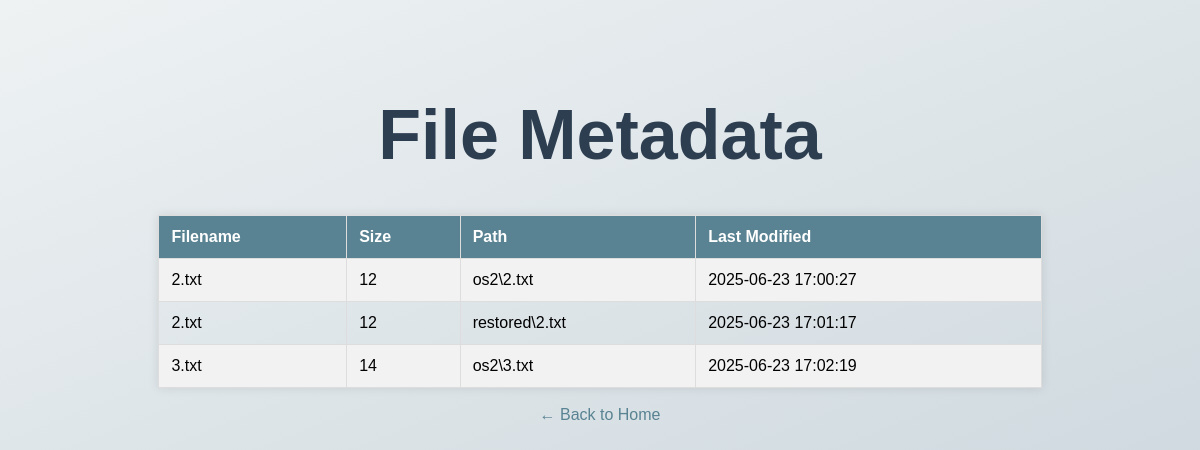
Screenshot of /metadata with the database file from the repository.
### tables this page shows
CREATE TABLE file_metadata (
    id INTEGER PRIMARY KEY AUTOINCREMENT,
    path TEXT NOT NULL UNIQUE,
    name TEXT NOT NULL,
    size INTEGER,
    created_at TIMESTAMP DEFAULT (datetime('now', '+5 hours', '+30 minutes')),
    updated_at TIMESTAMP DEFAULT (datetime('now', '+5 hours', '+30 minutes')),
    last_modified INTEGER
);

### app.py (the view)
@app.route('/metadata')
def metadata_page():
    try:
        metadata = fetch_metadata()
    except Exception as e:
        metadata = [f"Error fetching metadata: {str(e)}"]
    return render_template('metadata.html', metadata=metadata)

### check_metadata.py (called while the page is built)
def fetch_metadata():
    with get_connection() as conn:
        cursor = conn.cursor()
        cursor.execute('SELECT name, size, path, last_modified FROM file_metadata')
        rows = cursor.fetchall()
    metadata = []
    for name, size, path, last_modified in rows:
        readable_date = (
            datetime.fromtimestamp(last_modified).strftime('%Y-%m-%d %H:%M:%S')
            if last_modified else 'N/A'
        )
        metadata.append({
            'name': name,
            'size': size,
            'path': path,
            'last_modified': readable_date
        })
    return metadata

### metadata/db.py (called while the page is built)
def get_connection():
    return sqlite3.connect(DB_FILE)

### templates/metadata.html (shortened to what this page needs)
<!DOCTYPE html>
<html lang="en">
<head>
</head>
<body>
  <h1> File Metadata</h1>
  <table>
    <tr>
      <th>Filename</th>
      <th>Size</th>
      <th>Path</th>
      <th>Last Modified</th>
    </tr>
    {% for file in metadata %}
        <tr>
            <td>{{ file.name }}</td>
            <td>{{ file.size }}</td>
            <td>{{ file.path }}</td>
            <td>{{ file.last_modified }}</td>
        </tr>
        {% endfor %}
  </table>
  <br>
  <a href="/">&larr; Back to Home</a>
</body>
</html>

### templates/metadata.html (style rules this page uses)
body { font-family: Arial, sans-serif; background: linear-gradient(to bottom right, #eef2f3, #cfd9df); padding: 40px; text-align: center; }
h1 { font-size: 70px; margin-bottom: 40px; color: #2c3e50; }
table { width: 80%; margin: 0 auto; border-collapse: collapse; box-shadow: 0 0 10px rgba(0,0,0,0.1); }
th, td { padding: 12px; border: 1px solid #ddd; text-align: left; }
th { background-color: #598392; color: white; }
tr:nth-child(even) { background-color: #f2f2f2; }
a { color: #598392; text-decoration: none; }

### rows the page displays
file_metadata: name "2.txt", size "12", path "os2\\2.txt", last_modified "2025-06-23 17:00:27"
file_metadata: name "2.txt", size "12", path "restored\\2.txt", last_modified "2025-06-23 17:01:17"
file_metadata: name "3.txt", size "14", path "os2\\3.txt", last_modified "2025-06-23 17:02:19"
